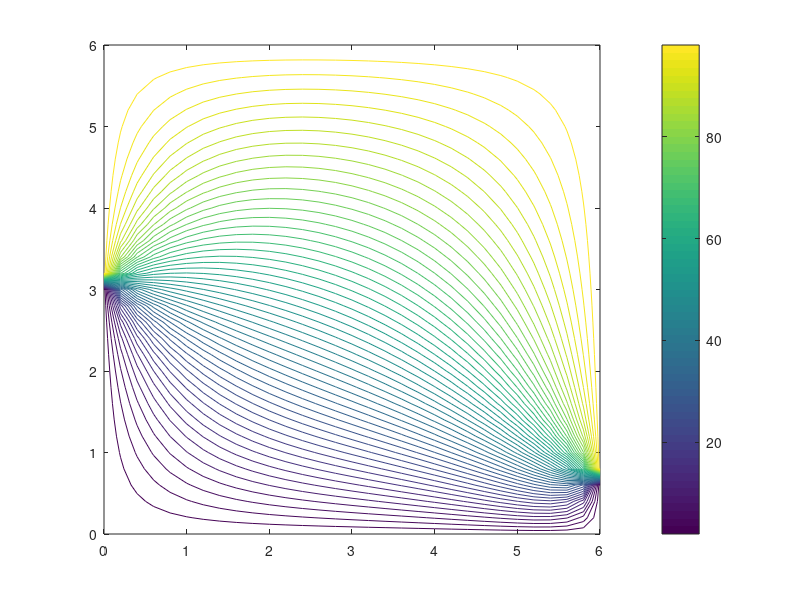

MATLAB code to generate this figure:
%*********************Guas sydel L to L*****************************
clear all
clc
ha=1;
k=1;

w(1:30,1:30,1)=0;

while ha>=0.01
    
    %initialization
for y=3.4:0.2:5.6
w(17:28,1,k:k+1)=1.5019*y^3-5.4007*y^2+1*y+0; %INLET
end   
for y=1:0.2:3.2
w(5:16,31,k:k+1)=4.7514*y^3-5.7514*y^2+1*y+0; %OUTLET
end

w(1:16,1,k:k+1)=0; %left
w(29:31,1,k:k+1)=100;%left
w(1:4,31,k:k+1)=0; %right
w(17:31,31,k:k+1)=100; %right
w(1,1:31,k:k+1)=0; %down
w(31,1:31,k:k+1)=100; %up

error=0;

for j=2:30
A=zeros(24,24);
A(1,1)=-4;A(1,2)=1;A(29,28)=1;A(29,29)=-4;
D(1)=-(w(j+1,2,k)+w(j-1,2,k+1)+w(j,1,k+1));
D(29)=-(w(j+1,30,k)+w(j-1,30,k+1)+w(j,31,k+1));
        for i=2:28
A(i,i)=-4;
A(i,i-1)=1;
A(i,i+1)=1;
D(i)=-(w(j+1,i+1,k)+w(j-1,i+1,k+1));
       end
          w(j,2:30,k+1)=A\D';
      for i=2:30
     error=abs(w(j,i,k+1)-w(j,i,k))+error;
end
end 
  ha=error;
  k=k+1;
  end
 IN=k-1
 contour(0:0.2:6,0:0.2:6,w(:,:,k),50)
colorbar